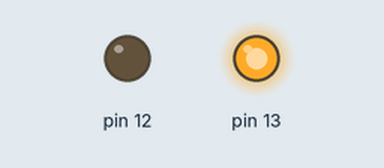
The sketch below on a simulated Arduino Uno, built with avr-gcc and run on an emulated ATmega328P. On the bench: output pins drawn as LEDs (lit = HIGH).

Above: at 0.5 s.
At 2.2 s:
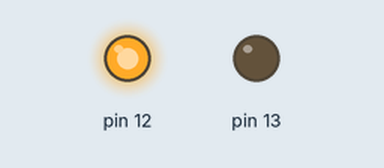
At 4.5 s:
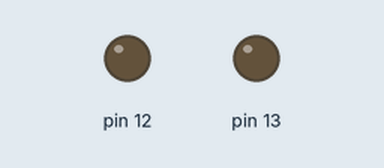
Timing chart, 0 to 6.9 s (numbered marks = the images above):
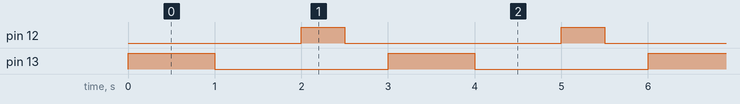

The sketch:

blinkLED.ino
```cpp
void setup() {
  // put your setup code here, to run once:
  pinMode(13,OUTPUT);
  pinMode(12,OUTPUT);
}

void loop() {
  // put your main code here, to run repeatedly:
  blinkLED(13, 1000);
  blinkLED(12, 500);
}

void blinkLED(int pin, int dt)
{
  digitalWrite(pin, HIGH);
  delay(dt);
  digitalWrite(pin, LOW);
  delay(dt);
}
```

Measured:
- by itself, pin 12: alternates HIGH for 0.50 s and LOW for 2.5 s
- by itself, pin 13: alternates HIGH for 1.0 s and LOW for 2.0 s
- by itself, everything shown: repeats every 3.0 s, in 4 steps
